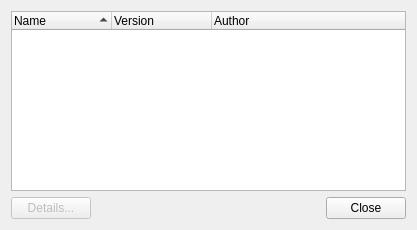
<?xml version="1.0" encoding="UTF-8"?>
<ui version="4.0">
 <class>PluginManager</class>
 <widget class="QDialog" name="PluginManager">
  <property name="geometry">
   <rect>
    <x>0</x>
    <y>0</y>
    <width>417</width>
    <height>230</height>
   </rect>
  </property>
  <property name="windowTitle">
   <string extracomment="Window title">Plugins</string>
  </property>
  <layout class="QGridLayout" name="gridLayout">
   <item row="0" column="0" colspan="2">
    <widget class="QTreeWidget" name="treePlugins">
     <property name="allColumnsShowFocus">
      <bool>true</bool>
     </property>
     <attribute name="headerShowSortIndicator" stdset="0">
      <bool>true</bool>
     </attribute>
     <column>
      <property name="text">
       <string>Name</string>
      </property>
     </column>
     <column>
      <property name="text">
       <string>Version</string>
      </property>
     </column>
     <column>
      <property name="text">
       <string>Author</string>
      </property>
     </column>
    </widget>
   </item>
   <item row="1" column="0">
    <widget class="QPushButton" name="pushDetails">
     <property name="enabled">
      <bool>false</bool>
     </property>
     <property name="text">
      <string>Details...</string>
     </property>
    </widget>
   </item>
   <item row="1" column="1">
    <widget class="QDialogButtonBox" name="buttonBox">
     <property name="standardButtons">
      <set>QDialogButtonBox::Close</set>
     </property>
    </widget>
   </item>
  </layout>
 </widget>
 <tabstops>
  <tabstop>treePlugins</tabstop>
  <tabstop>pushDetails</tabstop>
  <tabstop>buttonBox</tabstop>
 </tabstops>
 <resources/>
 <connections>
  <connection>
   <sender>buttonBox</sender>
   <signal>rejected()</signal>
   <receiver>PluginManager</receiver>
   <slot>reject()</slot>
   <hints>
    <hint type="sourcelabel">
     <x>407</x>
     <y>220</y>
    </hint>
    <hint type="destinationlabel">
     <x>309</x>
     <y>385</y>
    </hint>
   </hints>
  </connection>
  <connection>
   <sender>buttonBox</sender>
   <signal>accepted()</signal>
   <receiver>PluginManager</receiver>
   <slot>accept()</slot>
   <hints>
    <hint type="sourcelabel">
     <x>407</x>
     <y>220</y>
    </hint>
    <hint type="destinationlabel">
     <x>280</x>
     <y>358</y>
    </hint>
   </hints>
  </connection>
  <connection>
   <sender>treePlugins</sender>
   <signal>currentItemChanged(QTreeWidgetItem*,QTreeWidgetItem*)</signal>
   <receiver>PluginManager</receiver>
   <slot>slotCurrentItemChanged(QTreeWidgetItem*)</slot>
   <hints>
    <hint type="sourcelabel">
     <x>129</x>
     <y>115</y>
    </hint>
    <hint type="destinationlabel">
     <x>477</x>
     <y>76</y>
    </hint>
   </hints>
  </connection>
  <connection>
   <sender>pushDetails</sender>
   <signal>clicked()</signal>
   <receiver>PluginManager</receiver>
   <slot>slotDetails()</slot>
   <hints>
    <hint type="sourcelabel">
     <x>67</x>
     <y>214</y>
    </hint>
    <hint type="destinationlabel">
     <x>66</x>
     <y>252</y>
    </hint>
   </hints>
  </connection>
  <connection>
   <sender>treePlugins</sender>
   <signal>itemDoubleClicked(QTreeWidgetItem*,int)</signal>
   <receiver>PluginManager</receiver>
   <slot>slotDetails()</slot>
   <hints>
    <hint type="sourcelabel">
     <x>180</x>
     <y>97</y>
    </hint>
    <hint type="destinationlabel">
     <x>476</x>
     <y>109</y>
    </hint>
   </hints>
  </connection>
 </connections>
 <slots>
  <slot>slotCurrentItemChanged(QTreeWidgetItem*)</slot>
  <slot>slotDetails()</slot>
 </slots>
</ui>
